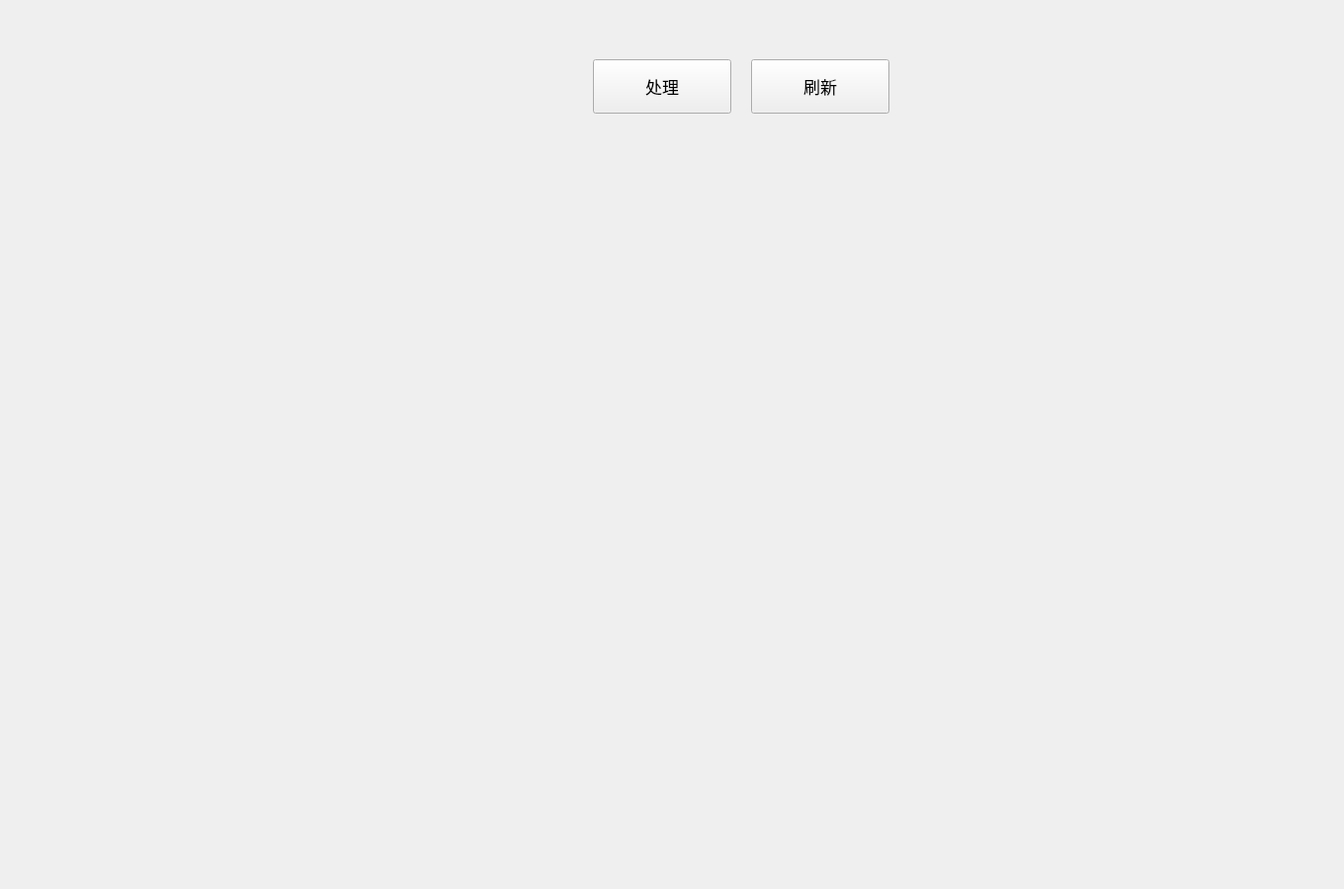
<?xml version="1.0" encoding="UTF-8"?>
<ui version="4.0">
 <class>ProblemProcess</class>
 <widget class="QWidget" name="ProblemProcess">
  <property name="geometry">
   <rect>
    <x>0</x>
    <y>0</y>
    <width>1360</width>
    <height>900</height>
   </rect>
  </property>
  <property name="windowTitle">
   <string>Form</string>
  </property>
  <widget class="QPushButton" name="refreshButton">
   <property name="geometry">
    <rect>
     <x>760</x>
     <y>60</y>
     <width>140</width>
     <height>55</height>
    </rect>
   </property>
   <property name="sizePolicy">
    <sizepolicy hsizetype="Fixed" vsizetype="Fixed">
     <horstretch>0</horstretch>
     <verstretch>0</verstretch>
    </sizepolicy>
   </property>
   <property name="font">
    <font>
     <pointsize>13</pointsize>
    </font>
   </property>
   <property name="text">
    <string>刷新</string>
   </property>
  </widget>
  <widget class="QPushButton" name="processButton">
   <property name="geometry">
    <rect>
     <x>600</x>
     <y>60</y>
     <width>140</width>
     <height>55</height>
    </rect>
   </property>
   <property name="sizePolicy">
    <sizepolicy hsizetype="Fixed" vsizetype="Fixed">
     <horstretch>0</horstretch>
     <verstretch>0</verstretch>
    </sizepolicy>
   </property>
   <property name="font">
    <font>
     <pointsize>13</pointsize>
    </font>
   </property>
   <property name="text">
    <string>处理</string>
   </property>
  </widget>
 </widget>
 <resources/>
 <connections/>
</ui>
